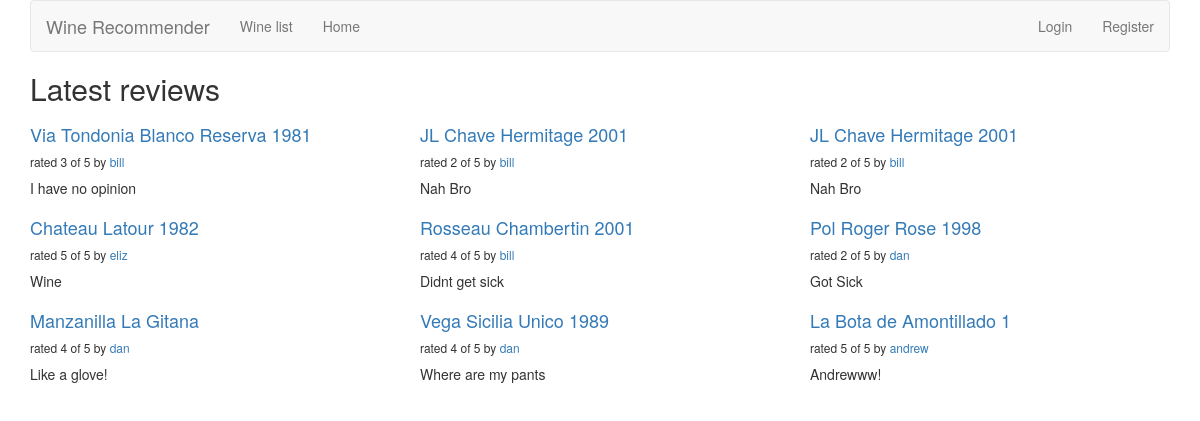
The app's page /reviews/ with its own data.
### reviews/models.py (models this page shows, shortened)
class Review(models.Model):
	RATING_CHOICES = (
		(1, '1'),
	    (2, '2'),
	    (3, '3'),
	    (4, '4'),
	    (5, '5'),
	)
	wine = models.ForeignKey(Wine)
	pub_date = models.DateTimeField('date published')
	user_name = models.CharField(max_length=100)
	comment = models.CharField(max_length=200)
	rating = models.IntegerField(choices=RATING_CHOICES)

class Wine(models.Model):
	name = models.CharField(max_length=200)
	YEAR_CHOICES = [(r,r) for r in range(1900, datetime.date.today().year+1)]
	year = models.IntegerField(('year'), choices=YEAR_CHOICES, default=datetime.datetime.now().year)

### reviews/views.py (the view)
def review_list(request):
    latest_review_list = Review.objects.order_by('-pub_date')[:9]
    context = {'latest_review_list':latest_review_list}
    return render(request, 'reviews/review_list.html', context)

### reviews/templates/reviews/review_list.html
{% extends 'base.html' %}
{% block title %}
<h2>Latest reviews</h2>
{% endblock %}
{% block content %}
{% if latest_review_list %}
<div class="row">
    {% for review in latest_review_list %}
    <div class="col-xs-6 col-lg-4">
        <h4>
        	<a href="{% url 'reviews:review_detail' review.id %}">
        		{{ review.wine.name }}
    		</a>
    	</h4>
        <h6>rated {{ review.rating }} of 5 by <a href="{% url 'reviews:user_review_list' review.user_name %}" >{{ review.user_name }}</a></h6>
        <p>{{ review.comment }}</p>
    </div>
    {% endfor %}
</div>
{% else %}
<p>No reviews are available.</p>
{% endif %}
{% endblock %}

### records on screen
Review: wine.name "Via Tondonia Blanco Reserva 1981", rating "3", user_name "bill", comment "I have no opinion"
Review: wine.name "JL Chave Hermitage 2001", rating "2", user_name "bill", comment "Nah Bro"
Review: wine.name "JL Chave Hermitage 2001", rating "2", user_name "bill", comment "Nah Bro"
Review: wine.name "Chateau Latour 1982", rating "5", user_name "eliz", comment "Wine"
Review: wine.name "Rosseau Chambertin 2001", rating "4", user_name "bill", comment "Didnt get sick"
Review: wine.name "Pol Roger Rose 1998", rating "2", user_name "dan", comment "Got Sick"
Review: wine.name "Manzanilla La Gitana", rating "4", user_name "dan", comment "Like a glove!"
Review: wine.name "Vega Sicilia Unico 1989", rating "4", user_name "dan", comment "Where are my pants"
Review: wine.name "La Bota de Amontillado 1", rating "5", user_name "andrew", comment "Andrewww!"
